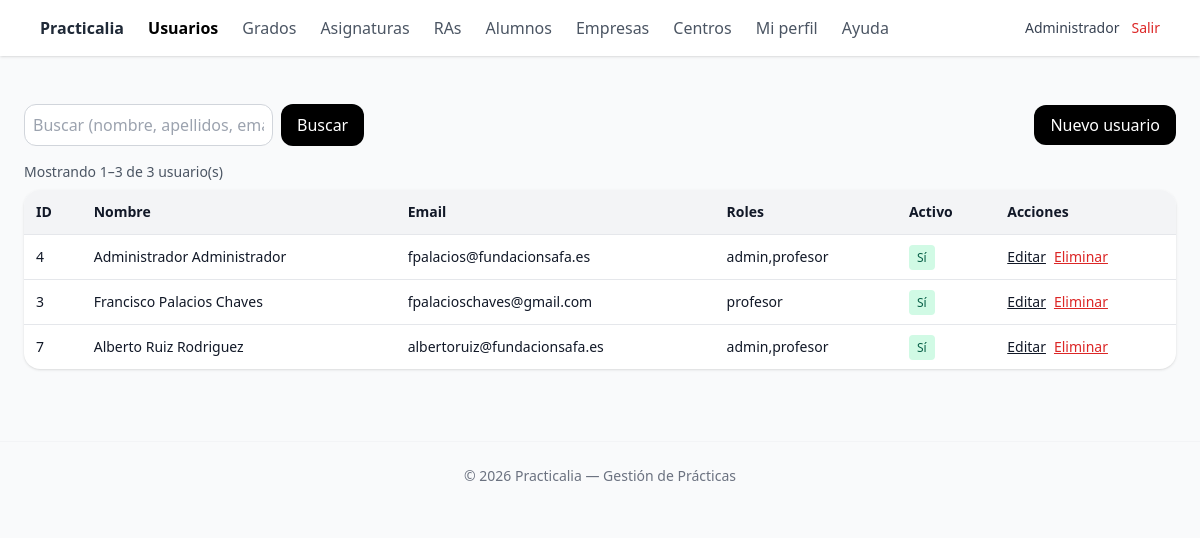
Page /public/admin/usuarios/index.php (signed in) on the committed database.
### tables this page shows
CREATE TABLE `usuarios` (
  `id` int(10) UNSIGNED NOT NULL,
  `nombre` varchar(100) NOT NULL,
  `apellidos` varchar(150) DEFAULT NULL,
  `email` varchar(190) NOT NULL,
  `password_hash` varchar(255) NOT NULL,
  `telefono` varchar(30) DEFAULT NULL,
  `centro_id` int(10) UNSIGNED DEFAULT NULL,
  `activo` tinyint(1) NOT NULL DEFAULT 1,
  `created_at` timestamp NOT NULL DEFAULT current_timestamp(),
  `updated_at` timestamp NOT NULL DEFAULT current_timestamp() ON UPDATE current_timestamp(),
  `deleted_at` timestamp NULL DEFAULT NULL
);

### lib/auth.php (called while the page is built, shortened)
<?php
function current_user(): ?array
{
    return $_SESSION['user'] ?? null;
}
function require_role(string $codigoRol): bool
{
    $user = current_user();
    return in_array($codigoRol, $user['roles_codigos'] ?? [], true);
}

### public/admin/usuarios/index.php (the view, shortened to what this page needs)
<?php
require_once __DIR__ . '/../../../lib/auth.php';
$search = trim($_GET['q'] ?? '');
$page = max(1, (int) ($_GET['page'] ?? 1));
$perPage = 10;
$offset = ($page - 1) * $perPage;
function h(?string $s): string
{
  return htmlspecialchars((string) $s, ENT_QUOTES, 'UTF-8');
}
$whereSql = 'WHERE u.deleted_at IS NULL';
$sqlCount = "SELECT COUNT(*) AS c FROM usuarios u $whereSql";
$stCount = $pdo->prepare($sqlCount);
$stCount->execute();
$total = (int) ($stCount->fetch()['c'] ?? 0);
$sqlList = "
SELECT
  u.id, u.nombre, u.apellidos, u.email, u.activo,
  GROUP_CONCAT(r.codigo ORDER BY r.codigo SEPARATOR ',') AS roles
FROM usuarios u
LEFT JOIN usuarios_roles ur ON ur.usuario_id = u.id
LEFT JOIN roles r ON r.id = ur.rol_id
$whereSql
GROUP BY u.id, u.nombre, u.apellidos, u.email, u.activo
ORDER BY u.apellidos ASC
LIMIT :limit OFFSET :offset
";
$st = $pdo->prepare($sqlList);
$st->bindValue(':limit', $perPage, PDO::PARAM_INT);
$st->bindValue(':offset', $offset, PDO::PARAM_INT);
$st->execute();
$rows = $st->fetchAll();
$from = ($total === 0) ? 0 : ($offset + 1);
$to = min($offset + $perPage, $total);
require_once __DIR__ . '/../../partials/_header.php';
?>
<div class="mb-4 flex items-center justify-between">
  <form class="flex gap-2" method="get">
    <input name="q" value="<?= h($search) ?>" class="rounded-xl border border-gray-300 p-2"
      placeholder="Buscar (nombre, apellidos, email)">
    <button class="rounded-xl bg-black text-white px-4">Buscar</button>
  </form>
  <a href="./create.php" class="rounded-xl bg-black text-white px-4 py-2">Nuevo usuario</a>
</div>
<div class="mb-2 text-sm text-gray-600">
  Mostrando <span class="font-medium"><?= (int) $from ?></span>–<span class="font-medium"><?= (int) $to ?></span> de
  <span class="font-medium"><?= (int) $total ?></span> usuario(s)
</div>
<div class="bg-white rounded-2xl shadow overflow-x-auto">
  <table class="min-w-full text-sm">
    <thead class="bg-gray-100">
      <tr>
        <th class="text-left p-3">ID</th>
        <th class="text-left p-3">Nombre</th>
        <th class="text-left p-3">Email</th>
        <th class="text-left p-3">Roles</th>
        <th class="text-left p-3">Activo</th>
        <th class="text-left p-3">Acciones</th>
      </tr>
    </thead>
    <tbody>
      <?php foreach ($rows as $r): ?>
        <?php $uid = (int) $r['id']; ?>
        <tr class="border-t">
          <td class="p-3"><?= $uid ?></td>
          <td class="p-3"><?= h(trim(($r['nombre'] ?? '') . ' ' . ($r['apellidos'] ?? ''))) ?></td>
          <td class="p-3"><?= h($r['email'] ?? '') ?></td>
          <td class="p-3"><?= h($r['roles'] ?? '') ?></td>
          <td class="p-3">
            <?php if ((int) ($r['activo'] ?? 0) === 1): ?>
              <span class="px-2 py-1 text-xs rounded bg-emerald-100 text-emerald-800">Sí</span>
            <?php else: ?>
              <span class="px-2 py-1 text-xs rounded bg-red-100 text-red-800">No</span>
            <?php endif; ?>
          </td>
          <td class="p-3">
            <div class="flex items-center gap-2">
              <a class="underline" href="./edit.php?id=<?= $uid ?>">Editar</a>
              <form method="post" action="./delete.php" onsubmit="return confirm('¿Eliminar este usuario?');">
                <button class="text-red-600 underline">Eliminar</button>
              </form>
            </div>
          </td>
        </tr>
      <?php endforeach; ?>
    </tbody>
  </table>
</div>
</main>
<?php require_once __DIR__ . '/../../partials/_footer.php'; ?>

### public/partials/menu.php (shortened to what this page needs)
<?php
require_once __DIR__ . '/../../lib/auth.php';
$user = current_user();
$isAdmin = require_role('admin');
$scriptName = $_SERVER['SCRIPT_NAME'] ?? '';
$publicPos = strpos($scriptName, '/public/');
$projectRoot = ($publicPos !== false) ? substr($scriptName, 0, $publicPos) : '';
$base = $projectRoot . '/public';
$path = $_SERVER['SCRIPT_NAME'] ?? '';
function active(string $needle): string
{
  global $path;
  return str_contains($path, $needle) ? 'text-black font-semibold' : 'text-gray-600';
}
?>
<nav class="bg-white shadow mb-6">
  <div class="max-w-6xl mx-auto px-4">
    <div class="flex justify-between h-14 items-center">
      <div class="flex items-center space-x-6">
        <a href="<?= $base ?>/index.php" class="font-semibold text-gray-800">Practicalia</a>
        <?php if ($isAdmin): ?>
          <a href="<?= $base ?>/admin/usuarios/index.php" class="<?= active('/admin/usuarios/') ?>">
            Usuarios
          </a>
          <a href="<?= $base ?>/cursos/index.php" class="<?= active('/cursos/') ?>">
            Grados
          </a>
          <a href="<?= $base ?>/asignaturas/index.php" class="<?= active('/asignaturas/') ?>">
            Asignaturas
          </a>
          <a href="<?= $base ?>/ras/index.php" class="<?= active('/ras/') ?>">
            RAs
          </a>
          <a href="<?= $base ?>/alumnos/index.php" class="<?= active('/alumnos/') ?>">
            Alumnos
          </a>
          <a href="<?= $base ?>/empresas/index.php" class="<?= active('/empresas/') ?>">
            Empresas
          </a>
          <a href="<?= $base ?>/centros/index.php" class="<?= active('/centros/') ?>">
            Centros
          </a>
        <?php endif; ?>
        <a href="<?= $base ?>/perfil/edit.php" class="<?= active('/perfil/') ?>">
          Mi perfil
        </a>
        <a href="<?= $base ?>/ayuda.php" class="<?= active('/ayuda.php') ?>">
          Ayuda
        </a>
      </div>
      <div class="flex items-center gap-3 text-sm text-gray-700">
        <span><?= htmlspecialchars($user['nombre'] ?? '') ?></span>
        <a href="<?= $base ?>/logout.php" class="text-red-600 hover:underline">Salir</a>
      </div>
    </div>
  </div>
</nav>

### rows in the picture
usuarios: nombre "Administrador", id "4", nombre+apellidos "Administrador Administrador", email "fpalacios@fundacionsafa.es", roles "admin,profesor", activo "Sí"
usuarios: id "3", nombre+apellidos "Francisco Palacios Chaves", email "fpalacioschaves@gmail.com", roles "profesor", activo "Sí"
usuarios: id "7", nombre+apellidos "Alberto Ruiz Rodriguez", email "albertoruiz@fundacionsafa.es", roles "admin,profesor", activo "Sí"

### other values in the picture
$from "1"
$to "3"
$total "3"
